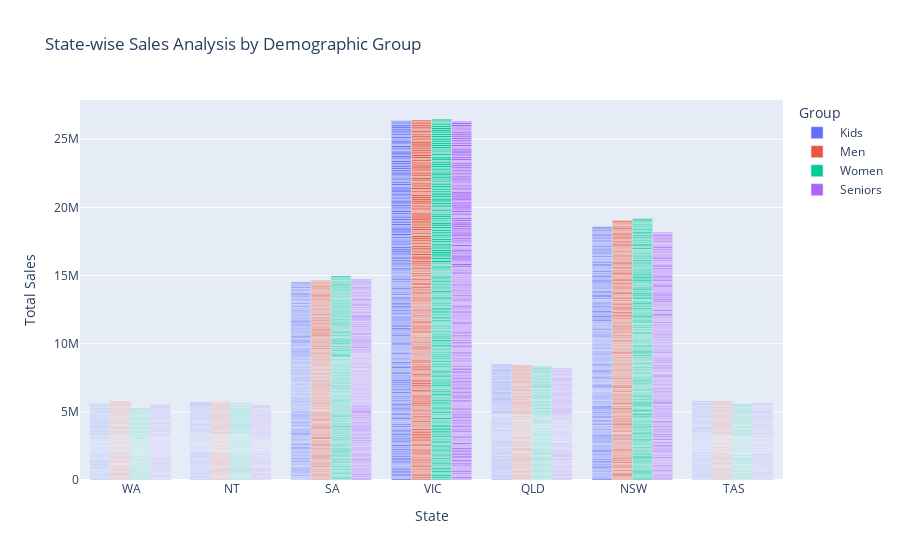
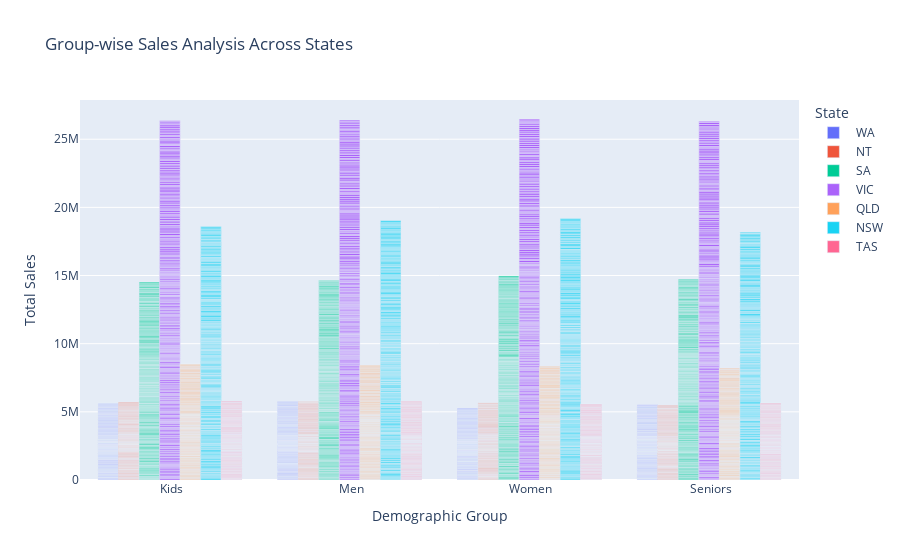
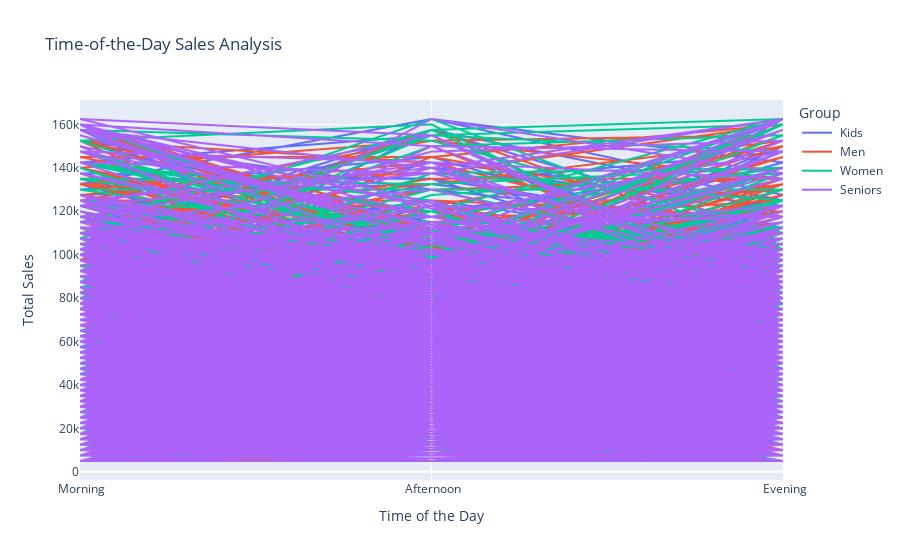

Notebook code for these charts, in order:
### Code cell
# importing pandas as pd 
import pandas as pd 

import matplotlib.pyplot as plt

import plotly.express as px

# Creating the dataframe  
data = pd.read_csv("AusApparalSales4thQrt2020.csv") 
    
# Cleaned data
cleaned_data = data.dropna()

print(cleaned_data)

# mean, median, mode and standard deviations of sales and unit

mean = data["Sales"].mean()

strmean = str(mean)

print("Sales mean: " + strmean)

mean2 = data["Unit"].mean()

strmean2 = str(mean2)

print("Unit mean: " + strmean2)

median = data["Sales"].median()

strmedian = str(median)

print("Sales median: " + strmedian)

median2 = data["Unit"].median()

strmedian2 = str(median2)

print("Unit median: " + strmedian2)

mode = data["Sales"].mode()

strmode = str(mode)

print("Sales mode: " + strmode)

mode2 = data["Unit"].mode()

strmode2 = str(mode2)

print("Unit mode: " + strmode2)

stddev = data["Sales"].std()

strstddev = str(stddev)

print("Sales standard deviation: " + strstddev)

stddev2 = data["Unit"].std()

strstddev2 = str(stddev2)

print("Unit standard deviation: " + strstddev)

# grouping the data by highest and lowest sales

grouped = data.groupby('Group')['Sales'].sum()

group_with_highest_sales = grouped.idxmax()

group_with_lowest_sales = grouped.idxmin()

print("Group with highest sales: " + group_with_highest_sales)

print("Group with lowest sales: " + group_with_lowest_sales)

# weekly report

data['Date'] = pd.to_datetime(data['Date'])

weekly_report = data.resample('W-Mon', on='Date').sum().reset_index().sort_values(by='Date')

print(weekly_report)

# monthly report

monthly_report = data.resample('M', on='Date').sum().reset_index()

print(monthly_report)

# quarterly report

quarterly_report = data.resample('Q', on='Date').sum().reset_index()

print(quarterly_report)

plt.figure(figsize=(10, 6))
plt.bar(monthly_report['Date'].dt.strftime('%Y-%m'), monthly_report['Sales'], color='skyblue')
plt.title('Monthly Sales Report')
plt.xlabel('Month')
plt.ylabel('Total Sales')
plt.grid(axis='y')
plt.show()

# state-wise sales, group-wise sales, time of day sales

state_wise_sales = px.bar(data, x='State', y='Sales', color='Group',
                          title="State-wise Sales Analysis by Demographic Group",
                          labels={"Sales": "Total Sales", "State": "State"},
                          barmode='group')

state_wise_sales.show()

group_wise_sales = px.bar(data, x='Group', y='Sales', color='State',
                          title="Group-wise Sales Analysis Across States",
                          labels={"Sales": "Total Sales", "Group": "Demographic Group"},
                          barmode='group')

group_wise_sales.show()

time_of_day_sales = px.line(data, x='Time', y='Sales', color='Group',
                            title="Time-of-the-Day Sales Analysis",
                            labels={"Sales": "Total Sales", "Time": "Time of the Day"})

time_of_day_sales.show()

### Figure 1 — Plotly figure (JSON) as saved in the notebook; plotly's stock layout.template omitted (floating-point values rounded to 4 significant figures; data arrays with more than 128 entries replaced by an {"elided": "..."} marker saying what was removed)
{"data": [{"alignmentgroup": "True", "hovertemplate": "Group= Kids<br>State=%{x}<br>Total Sales=%{y}<extra></extra>", "legendgroup": " Kids", "marker": {"color": "#636efa", "pattern": {"shape": ""}}, "name": " Kids", "offsetgroup": " Kids", "orientation": "v", "showlegend": true, "textposition": "auto", "type": "bar", "x": {"elided": "1890 str values"}, "xaxis": "x", "y": {"elided": "1890 int values"}, "yaxis": "y"}, {"alignmentgroup": "True", "hovertemplate": "Group= Men<br>State=%{x}<br>Total Sales=%{y}<extra></extra>", "legendgroup": " Men", "marker": {"color": "#EF553B", "pattern": {"shape": ""}}, "name": " Men", "offsetgroup": " Men", "orientation": "v", "showlegend": true, "textposition": "auto", "type": "bar", "x": {"elided": "1890 str values"}, "xaxis": "x", "y": {"elided": "1890 int values"}, "yaxis": "y"}, {"alignmentgroup": "True", "hovertemplate": "Group= Women<br>State=%{x}<br>Total Sales=%{y}<extra></extra>", "legendgroup": " Women", "marker": {"color": "#00cc96", "pattern": {"shape": ""}}, "name": " Women", "offsetgroup": " Women", "orientation": "v", "showlegend": true, "textposition": "auto", "type": "bar", "x": {"elided": "1890 str values"}, "xaxis": "x", "y": {"elided": "1890 int values"}, "yaxis": "y"}, {"alignmentgroup": "True", "hovertemplate": "Group= Seniors<br>State=%{x}<br>Total Sales=%{y}<extra></extra>", "legendgroup": " Seniors", "marker": {"color": "#ab63fa", "pattern": {"shape": ""}}, "name": " Seniors", "offsetgroup": " Seniors", "orientation": "v", "showlegend": true, "textposition": "auto", "type": "bar", "x": {"elided": "1890 str values"}, "xaxis": "x", "y": {"elided": "1890 int values"}, "yaxis": "y"}], "layout": {"autosize": true, "barmode": "group", "legend": {"title": {"text": "Group"}, "tracegroupgap": 0}, "title": {"text": "State-wise Sales Analysis by Demographic Group"}, "xaxis": {"anchor": "y", "autorange": true, "domain": [0, 1], "range": [-0.5, 6.5], "title": {"text": "State"}, "type": "category"}, "yaxis": {"anchor": "x", "autorange": true, "domain": [0, 1], "range": [0, 27880000.0], "title": {"text": "Total Sales"}, "type": "linear"}}}

### Figure 2 — Plotly figure (JSON) as saved in the notebook; plotly's stock layout.template omitted (floating-point values rounded to 4 significant figures; data arrays with more than 128 entries replaced by an {"elided": "..."} marker saying what was removed)
{"data": [{"alignmentgroup": "True", "hovertemplate": "State= WA<br>Demographic Group=%{x}<br>Total Sales=%{y}<extra></extra>", "legendgroup": " WA", "marker": {"color": "#636efa", "pattern": {"shape": ""}}, "name": " WA", "offsetgroup": " WA", "orientation": "v", "showlegend": true, "textposition": "auto", "type": "bar", "x": {"elided": "1080 str values"}, "xaxis": "x", "y": {"elided": "1080 int values"}, "yaxis": "y"}, {"alignmentgroup": "True", "hovertemplate": "State= NT<br>Demographic Group=%{x}<br>Total Sales=%{y}<extra></extra>", "legendgroup": " NT", "marker": {"color": "#EF553B", "pattern": {"shape": ""}}, "name": " NT", "offsetgroup": " NT", "orientation": "v", "showlegend": true, "textposition": "auto", "type": "bar", "x": {"elided": "1080 str values"}, "xaxis": "x", "y": {"elided": "1080 int values"}, "yaxis": "y"}, {"alignmentgroup": "True", "hovertemplate": "State= SA<br>Demographic Group=%{x}<br>Total Sales=%{y}<extra></extra>", "legendgroup": " SA", "marker": {"color": "#00cc96", "pattern": {"shape": ""}}, "name": " SA", "offsetgroup": " SA", "orientation": "v", "showlegend": true, "textposition": "auto", "type": "bar", "x": {"elided": "1080 str values"}, "xaxis": "x", "y": {"elided": "1080 int values"}, "yaxis": "y"}, {"alignmentgroup": "True", "hovertemplate": "State= VIC<br>Demographic Group=%{x}<br>Total Sales=%{y}<extra></extra>", "legendgroup": " VIC", "marker": {"color": "#ab63fa", "pattern": {"shape": ""}}, "name": " VIC", "offsetgroup": " VIC", "orientation": "v", "showlegend": true, "textposition": "auto", "type": "bar", "x": {"elided": "1080 str values"}, "xaxis": "x", "y": {"elided": "1080 int values"}, "yaxis": "y"}, {"alignmentgroup": "True", "hovertemplate": "State= QLD<br>Demographic Group=%{x}<br>Total Sales=%{y}<extra></extra>", "legendgroup": " QLD", "marker": {"color": "#FFA15A", "pattern": {"shape": ""}}, "name": " QLD", "offsetgroup": " QLD", "orientation": "v", "showlegend": true, "textposition": "auto", "type": "bar", "x": {"elided": "1080 str values"}, "xaxis": "x", "y": {"elided": "1080 int values"}, "yaxis": "y"}, {"alignmentgroup": "True", "hovertemplate": "State= NSW<br>Demographic Group=%{x}<br>Total Sales=%{y}<extra></extra>", "legendgroup": " NSW", "marker": {"color": "#19d3f3", "pattern": {"shape": ""}}, "name": " NSW", "offsetgroup": " NSW", "orientation": "v", "showlegend": true, "textposition": "auto", "type": "bar", "x": {"elided": "1080 str values"}, "xaxis": "x", "y": {"elided": "1080 int values"}, "yaxis": "y"}, {"alignmentgroup": "True", "hovertemplate": "State= TAS<br>Demographic Group=%{x}<br>Total Sales=%{y}<extra></extra>", "legendgroup": " TAS", "marker": {"color": "#FF6692", "pattern": {"shape": ""}}, "name": " TAS", "offsetgroup": " TAS", "orientation": "v", "showlegend": true, "textposition": "auto", "type": "bar", "x": {"elided": "1080 str values"}, "xaxis": "x", "y": {"elided": "1080 int values"}, "yaxis": "y"}], "layout": {"autosize": true, "barmode": "group", "legend": {"title": {"text": "State"}, "tracegroupgap": 0}, "title": {"text": "Group-wise Sales Analysis Across States"}, "xaxis": {"anchor": "y", "autorange": true, "domain": [0, 1], "range": [-0.5, 3.5], "title": {"text": "Demographic Group"}, "type": "category"}, "yaxis": {"anchor": "x", "autorange": true, "domain": [0, 1], "range": [0, 27880000.0], "title": {"text": "Total Sales"}, "type": "linear"}}}

### Figure 3 — Plotly figure (JSON) as saved in the notebook; plotly's stock layout.template omitted (floating-point values rounded to 4 significant figures; data arrays with more than 128 entries replaced by an {"elided": "..."} marker saying what was removed)
{"data": [{"hovertemplate": "Group= Kids<br>Time of the Day=%{x}<br>Total Sales=%{y}<extra></extra>", "legendgroup": " Kids", "line": {"color": "#636efa", "dash": "solid"}, "marker": {"symbol": "circle"}, "mode": "lines", "name": " Kids", "showlegend": true, "type": "scattergl", "x": {"elided": "1890 str values"}, "xaxis": "x", "y": {"elided": "1890 int values"}, "yaxis": "y"}, {"hovertemplate": "Group= Men<br>Time of the Day=%{x}<br>Total Sales=%{y}<extra></extra>", "legendgroup": " Men", "line": {"color": "#EF553B", "dash": "solid"}, "marker": {"symbol": "circle"}, "mode": "lines", "name": " Men", "showlegend": true, "type": "scattergl", "x": {"elided": "1890 str values"}, "xaxis": "x", "y": {"elided": "1890 int values"}, "yaxis": "y"}, {"hovertemplate": "Group= Women<br>Time of the Day=%{x}<br>Total Sales=%{y}<extra></extra>", "legendgroup": " Women", "line": {"color": "#00cc96", "dash": "solid"}, "marker": {"symbol": "circle"}, "mode": "lines", "name": " Women", "showlegend": true, "type": "scattergl", "x": {"elided": "1890 str values"}, "xaxis": "x", "y": {"elided": "1890 int values"}, "yaxis": "y"}, {"hovertemplate": "Group= Seniors<br>Time of the Day=%{x}<br>Total Sales=%{y}<extra></extra>", "legendgroup": " Seniors", "line": {"color": "#ab63fa", "dash": "solid"}, "marker": {"symbol": "circle"}, "mode": "lines", "name": " Seniors", "showlegend": true, "type": "scattergl", "x": {"elided": "1890 str values"}, "xaxis": "x", "y": {"elided": "1890 int values"}, "yaxis": "y"}], "layout": {"autosize": true, "legend": {"title": {"text": "Group"}, "tracegroupgap": 0}, "title": {"text": "Time-of-the-Day Sales Analysis"}, "xaxis": {"anchor": "y", "autorange": true, "domain": [0, 1], "range": [0, 2], "title": {"text": "Time of the Day"}, "type": "category"}, "yaxis": {"anchor": "x", "autorange": true, "domain": [0, 1], "range": [-3750, 171250], "title": {"text": "Total Sales"}, "type": "linear"}}}
